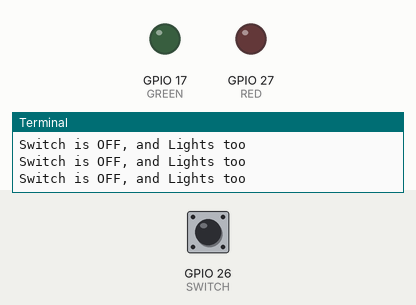
A program run on a simulated Raspberry Pi (BCM pin numbers). Parts: output pins drawn as LEDs (lit = HIGH), the last lines printed to the terminal. The test bench sets the inputs (shaded band); at power-on: GPIO 26 (SWITCH) LOW.

Above: at 1.2 s.
1.3 s: GPIO 26 (SWITCH) pulled HIGH for 0.15 s
At 1.4 s:
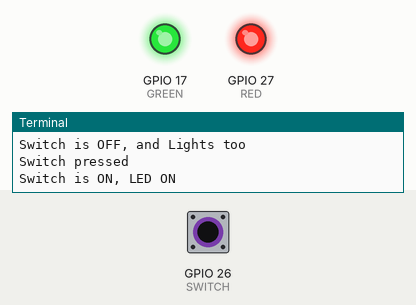
3.0 s: GPIO 26 (SWITCH) pulled HIGH for 3.2 s
At 7.6 s:
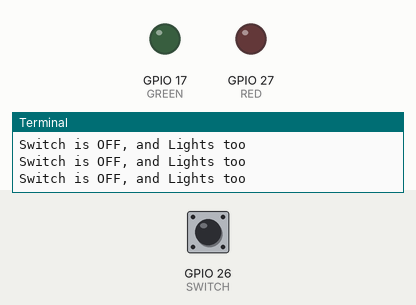
Timing chart, 0 to 9.1 s (numbered marks = the images above; inputs shaded):
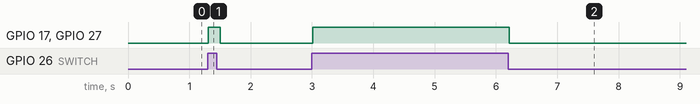

Measured:
- after the input at 1.3 s, GPIO 17 (GREEN), GPIO 27 (RED): LOW → HIGH at once, → LOW 0.20 s later
- after the input at 3.0 s, GPIO 17 (GREEN), GPIO 27 (RED): LOW → HIGH at once, → LOW 3.2 s later

The program:

2LEDs_SWITCH_EVENT.py
```python
import RPi.GPIO as GPIO
from time import sleep

def switch_callback(channel):
    print("Switch pressed ")


GREEN=17
RED=27
SWITCH=26
GPIO.setmode(GPIO.BCM)
GPIO.setwarnings(False)
GPIO.setup(GREEN,GPIO.OUT,initial=GPIO.LOW)
GPIO.setup(RED,GPIO.OUT,initial=GPIO.LOW)
GPIO.setup(SWITCH,GPIO.IN,pull_up_down=GPIO.PUD_DOWN)
GPIO.add_event_detect(SWITCH,GPIO.RISING,callback=switch_callback)

try:
    while True:
       if GPIO.input(SWITCH):
          print("Switch is ON, LED ON")
          GPIO.output(GREEN,GPIO.HIGH)
          GPIO.output(RED,GPIO.HIGH)
       else:
          print("Switch is OFF, and Lights too")
          GPIO.output(GREEN,GPIO.LOW)
          GPIO.output(RED,GPIO.LOW)
       sleep(0.1)

finally:
   GPIO.cleanup()
```
